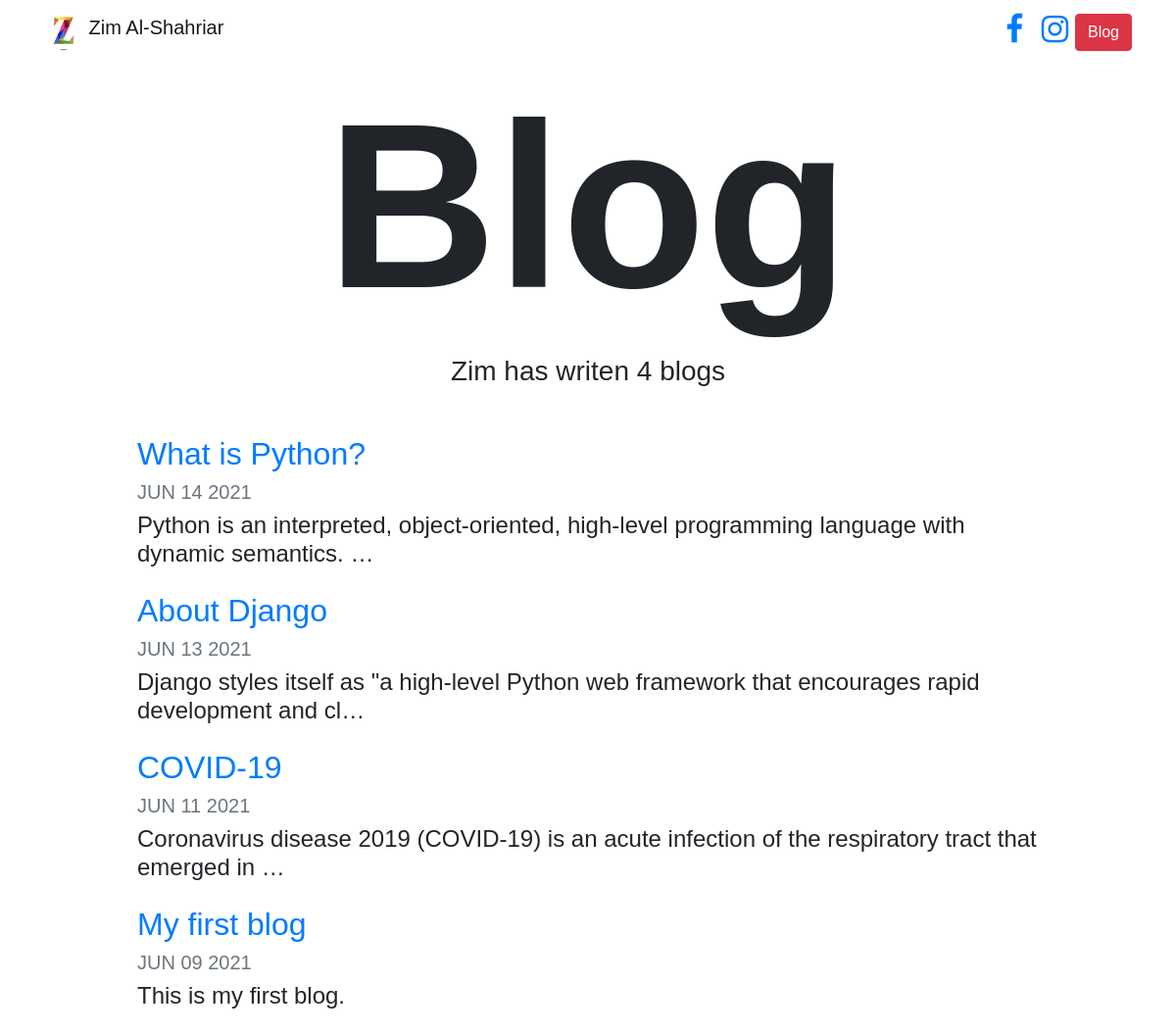
Screenshot of /blog/ with the database file from the repository.
### blog/models.py (models this page shows, shortened)
class Blog(models.Model):
    title = models.CharField(max_length=200)
    description = models.TextField()
    date = models.DateField()

### blog/views.py (the view)
# urls.py: path('', views.all_blogs, name='all_blogs'),
def all_blogs(request):
    blogs = Blog.objects.order_by('-date')[:5]
    return render(request, 'blog/all_blogs.html', {'blogs':blogs})

### blog/templates/blog/all_blogs.html
{% extends 'portfolio/base.html' %}
{% load static %}
{% block content %}
<h1 id="blogtitle" class="font-weight-bold text-center">Blog</h1>
<h3 class="text-center mb-5">Zim has writen {{ blogs.count }} blog{{ blogs.count|pluralize }}</h3>
{% for blog in blogs %}
<div class="row justify-content-center my-3">
    <div class="col-md-10">
        <a href="{% url 'blog:detail' blog.id %}">
            <h2>{{ blog.title }}</h2>
        </a>
        <h5 class="text-muted">{{ blog.date|date:'M d Y'|upper }}</h5>
        <h4>{{ blog.description|striptags|truncatechars:100 }}</h4>
    </div>
</div>
<body id="bg" style="background-image: url({% static 'portfolio/pexels-brady-knoll-3369569.jpg' %})"></body>
{% endfor %}
{% endblock %}

### portfolio/templates/portfolio/base.html (shortened to what this page needs)
<!DOCTYPE html>
{% load static %}
<html lang="en">
<head>
    <link rel="stylesheet" href="https://stackpath.bootstrapcdn.com/bootstrap/4.4.1/css/bootstrap.min.css"
>
    <link rel="stylesheet" href="{% static 'portfolio/custom.css' %}">
</head>
<body>
<link rel="stylesheet" href="https://cdnjs.cloudflare.com/ajax/libs/font-awesome/4.7.0/css/font-awesome.min.css">
<nav id="topNav" class="navbar navbar-expand-md navbar-light">
    <div class="container">
        <a class="navbar-brand" href="{% url 'home' %}">
            <img src="{% static 'portfolio/—Pngtree—colorful letters z_3362392.png' %}" width="40" height="40"
                 class="d-inline-block align-top"
                 alt="<a href='https://pngtree.com/so/colorful'>colorful png from pngtree.com</a>">
            <span>Zim Al-Shahriar</span>
        </a>
        <div class="collapse navbar-collapse text-center" id="navbarNav">
            <ul class="navbar-nav ml-auto">
                <li class="nav-item">
                    <a href="https://www.facebook.com/profile.php?id=100005615204999"><i
                            class="fa fa-fw fa-facebook fa-2x"></i></a>
                </li>
                <li class="nav-item">
                    <a href="https://www.instagram.com/zim_al_shahriar/"><i class="fa fa-fw fa-instagram fa-2x"></i></a>
                </li>
                <li>
                    <a role="button" href="{% url 'blog:all_blogs' %}" class="btn btn-danger">Blog</a>
                </li>
            </ul>
        </div>
    </div>
</nav>
<div class="container">
    {% block content %}{% endblock %}
</div>
</body>
</html>

### portfolio/static/portfolio/custom.css (style rules this page uses)
body { font-family: "Gill Sans", sans-serif; }
#blogtitle { font-size: 15rem; }

### rows the page displays
Blog: title "What is Python?", date "JUN 14 2021", description "Python is an interpreted, object-oriented, high-level programming language with dynamic semantics. …"
Blog: title "About Django", date "JUN 13 2021", description "Django styles itself as \"a high-level Python web framework that encourages rapid development and cl…"
Blog: title "COVID-19", date "JUN 11 2021", description "Coronavirus disease 2019 (COVID-19) is an acute infection of the respiratory tract that emerged in …"
Blog: title "My first blog", date "JUN 09 2021", description "This is my first blog."

### other values shown
{{ blogs.count }} "4"
